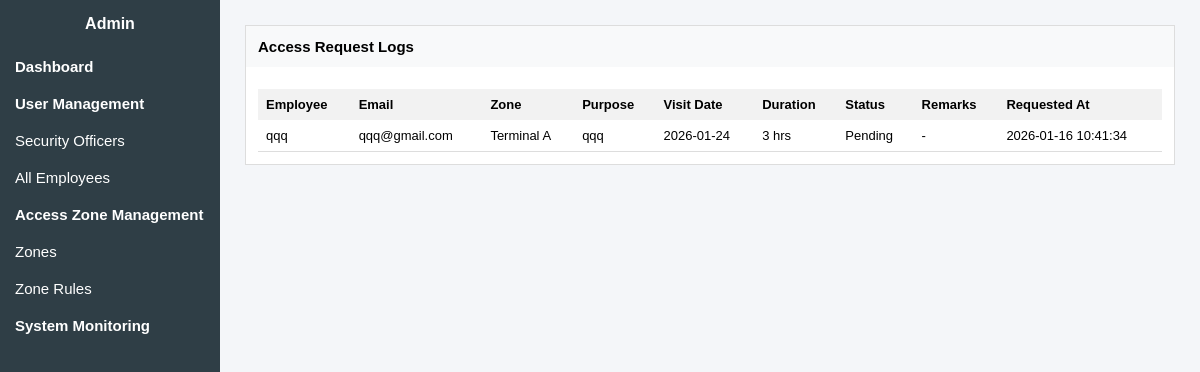
The page /admin/view/system-monitoring.php (signed in) on the database as committed earlier.
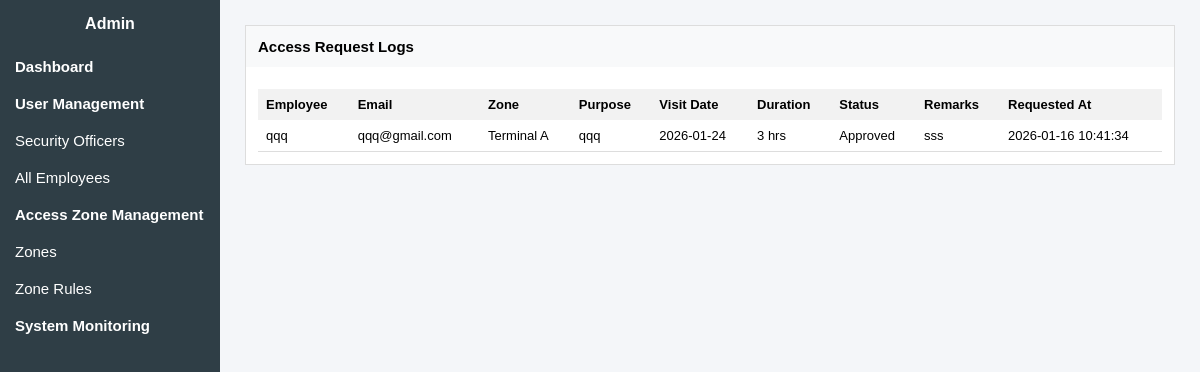
The same page on the database as committed later.
### tables this page shows
CREATE TABLE `zone_access_requests` (
  `id` int(11) NOT NULL,
  `employee_name` varchar(100) DEFAULT NULL,
  `employee_email` varchar(100) DEFAULT NULL,
  `zone_name` varchar(100) DEFAULT NULL,
  `visit_purpose` text DEFAULT NULL,
  `visit_date` date DEFAULT NULL,
  `duration_hours` int(11) DEFAULT NULL,
  `status` enum('pending','approved','rejected') DEFAULT 'pending',
  `remarks` text DEFAULT NULL,
  `created_at` timestamp NOT NULL DEFAULT current_timestamp()
);

### admin/model/system_monitoring_model.php (called while the page is built, shortened)
<?php
class SystemMonitoringModel {
    public function getAllAccessLogs() {
        $db = new db_connection();
        $conn = $db->openConnection();
        $sql = "
            SELECT
                employee_name,
                employee_email,
                zone_name,
                visit_purpose,
                visit_date,
                duration_hours,
                status,
                remarks,
                created_at
            FROM zone_access_requests
            ORDER BY created_at DESC
        ";
        $result = $conn->query($sql);
        return $result;
    }
}
?>

### admin/view/system-monitoring.php (the view, shortened to what this page needs)
<?php
require_once "../model/system_monitoring_model.php";
$model = new SystemMonitoringModel();
$logs = $model->getAllAccessLogs();
?>
<!DOCTYPE html>
<html>
<head>
    <link rel="stylesheet" href="dashboard.css">
</head>
<body>
<div class="sidebar">
    <h2>Admin</h2>
    <a href="dashboard.php" class="menu">Dashboard</a>
    <div class="menu">User Management</div>
    <a href="security-officers.php" class="submenu">Security Officers</a>
    <a href="all-employees.php" class="submenu">All Employees</a>
    <div class="menu">Access Zone Management</div>
    <a href="zones.php" class="submenu">Zones</a>
    <a href="zone-rules.php" class="submenu">Zone Rules</a>
    <a href="system-monitoring.php" class="menu">System Monitoring</a>
</div>
<div class="main">
    <div class="panel">
        <h3>Access Request Logs</h3>
        <div class="panel-body">
            <table>
                <tr>
                    <th>Employee</th>
                    <th>Email</th>
                    <th>Zone</th>
                    <th>Purpose</th>
                    <th>Visit Date</th>
                    <th>Duration</th>
                    <th>Status</th>
                    <th>Remarks</th>
                    <th>Requested At</th>
                </tr>
                <?php if ($logs && $logs->num_rows > 0) { ?>
                    <?php while ($row = $logs->fetch_assoc()) { ?>
                        <tr>
                            <td><?= htmlspecialchars($row["employee_name"]) ?></td>
                            <td><?= htmlspecialchars($row["employee_email"]) ?></td>
                            <td><?= htmlspecialchars($row["zone_name"]) ?></td>
                            <td><?= htmlspecialchars($row["visit_purpose"]) ?></td>
                            <td><?= $row["visit_date"] ?></td>
                            <td><?= $row["duration_hours"] ?> hrs</td>
                            <td><?= htmlspecialchars(ucfirst($row["status"])) ?></td>
                            <td><?= $row["remarks"] ?? "-" ?></td>
                            <td><?= $row["created_at"] ?></td>
                        </tr>
                    <?php } ?>
                <?php } else { ?>
                    <tr>
                        <td colspan="9">No access requests found</td>
                    </tr>
                <?php } ?>
            </table>
        </div>
    </div>
</div>
</body>
</html>

Rows that differ between the two databases and show on the page:
changed zone_access_requests "qqq": status "Pending" → "Approved"; remarks "-" → "sss"
